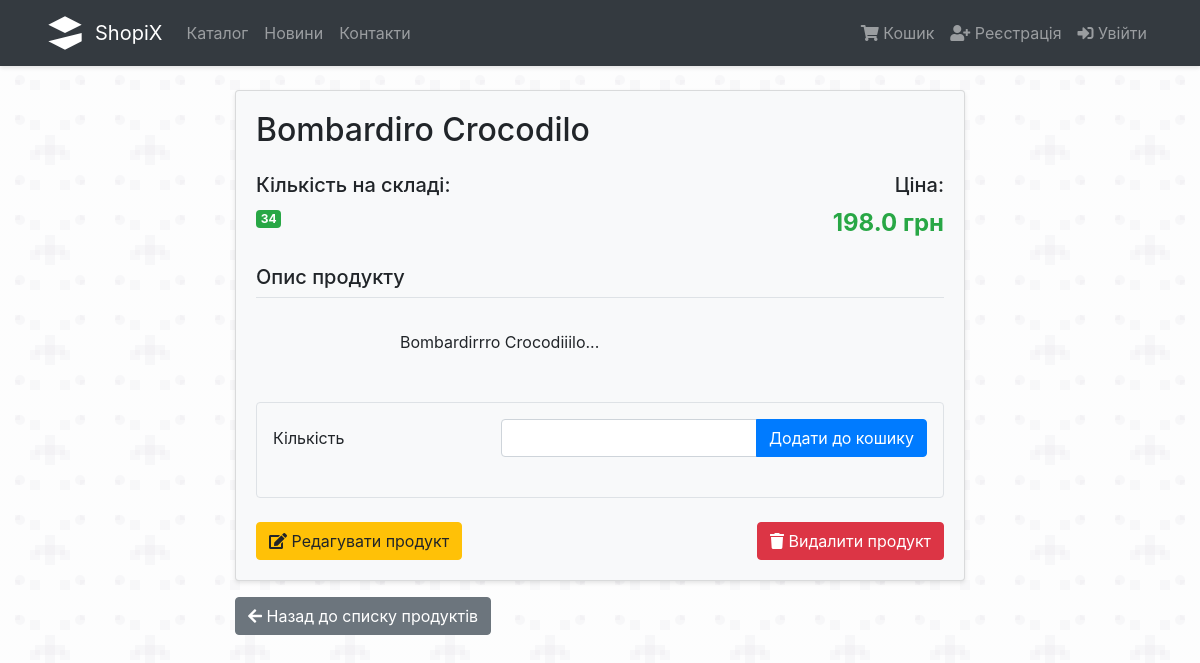
/products/1, run on the app's committed database.
### proj/products/models.py (models this page shows, shortened)
class Product(db.Model):
    id = db.Column(db.Integer, primary_key=True)
    name = db.Column(db.String(64), unique=False, nullable=False)
    in_stock = db.Column(db.Integer, default=0)
    description = db.Column(db.Text)
    price = db.Column(db.Float, nullable=True, default=0.01) #TODO: set nullable=False after a wipe-out
    orders = db.relationship('OrderToProduct', backref='product', lazy=True)

### proj/products/routes.py (the view, shortened to what this page needs)
@products.route('/<int:id>', methods=['GET', 'POST'])
def details(id):
    if 'cart' not in session:
        session['cart'] = []
    product = Product.query.get_or_404(id)
    form = AddToCart(product_id=product.id)
    return render_template('products/product_details.html', product=product, form=form)

### proj/cart/forms.py
class AddToCart(FlaskForm):
    product_id = HiddenField('ID', validators=[DataRequired()])
    quantity = IntegerField('Кількість', validators=[DataRequired(), NumberRange(min=1)])
    submit = SubmitField('Додати до кошику')

### proj/__init__.py (called while the page is built)
def nl2br(value):
    return Markup(value.replace('\n', '<br>'))

### proj/templates/products/product_details.html (shortened to what this page needs)
{% extends "layout.html" %}
{% block content %}
    <div class="row justify-content-center">
        <div class="col-md-8">
            <div class="card bg-light">
                <div class="card-body">
                    <h2 class="card-title mb-4">{{ product.name }}</h2>
                    <div class="row mb-4">
                        <div class="col-md-6">
                            <h5>Кількість на складі:</h5>
                            {% if product.in_stock > 0 %}
                                <span class="badge badge-success">{{ product.in_stock }}</span>
                            {% else %}
                                <span class="badge badge-danger">Немає в наявності</span>
                            {% endif %}
                        </div>
                        <div class="col-md-6 text-right">
                            <h5>Ціна:</h5>
                            <span class="product-price">{{ product.price }} грн</span>
                        </div>
                    </div>
                    {% if product.description %}
                        <div class="mb-4">
                            <h5 class="border-bottom pb-2">Опис продукту</h5>
                            <div class="description-text">
                                {{ product.description | nl2br }}
                            </div>
                        </div>
                    {% endif %}
                    {% if product.in_stock > 0 %}
                        <div class="mb-4 p-3 bg-light border rounded">
                            <form method="POST" action="{{ url_for('products.details', id=product.id) }}">
                                <div class="form-group row">
                                    <label for="quantity" class="col-sm-4 col-form-label">{{ form.quantity.label }}</label>
                                    <div class="col-sm-8">
                                        <div class="input-group">
                                            {{ form.quantity(class="form-control", min=1, max=product.in_stock) }}
                                            <div class="input-group-append">
                                                {{ form.submit(class="btn btn-primary") }}
                                            </div>
                                        </div>
                                    </div>
                                </div>
                            </form>
                        </div>
                    {% endif %}
                    <div class="d-flex justify-content-between align-items-center">
                        <a href="{{ url_for('products.edit', id=product.id) }}" class="btn btn-warning">
                            <i class="fas fa-edit"></i> Редагувати продукт
                        </a>
                        <button type="button" class="btn btn-danger" data-toggle="modal" data-target="#deleteModal">
                            <i class="fas fa-trash"></i> Видалити продукт
                        </button>
                    </div>
                </div>
            </div>
            <div class="mt-3">
                <a href="{{ url_for('products.index') }}" class="btn btn-secondary">
                    <i class="fas fa-arrow-left"></i> Назад до списку продуктів
                </a>
            </div>
        </div>
    </div>
{% endblock %}

### proj/templates/layout.html (style rules this page uses)
body { background-color: #f8f9fa; min-height: 100vh; }
.card { background-color: rgba(255, 255, 255, 0.9); box-shadow: 0 2px 4px rgba(0, 0, 0, 0.1); }

### proj/templates/products/product_details.html (style rules this page uses)
.description-text { white-space: pre-wrap; line-height: 1.5; }
.product-price { font-size: 1.5rem; font-weight: bold; color: #28a745; }

### data on the page
Product: name "Bombardiro Crocodilo", in_stock "34", price "198.0", description "Bombardirrro Crocodiiilo..."
